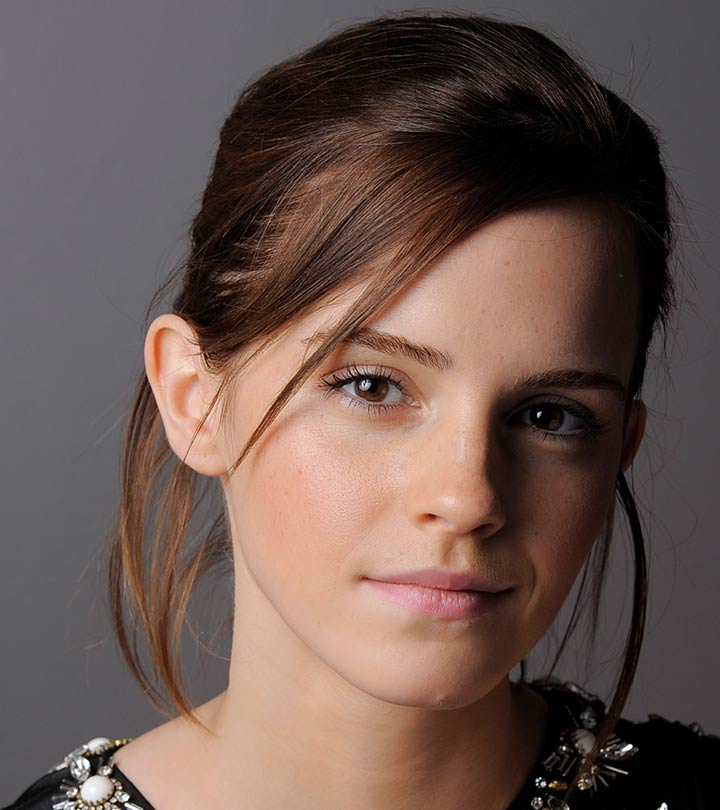
#> input picture data/a1images/emma.jpg, 720 x 810 px
$ python q6.py
#> lines starting #> are read from the running program, lines starting #| are printed output that depends on the picture
"""
(6) Derivative of Gaussian:
  (a) Consider the two–dimensional Gaussian function
  Show that its first–order partial derivatives are given by
  (b) Using NumPy, compute normalized 5×5 kernels corresponding to the derivatives of a
  Gaussian for σ=2 in the x- and y-directions.
  (c) Visualize a 51×51 derivative-of-Gaussian kernel (for either the x or y direction) as a
  3D surface plot, where the kernel coefficients represent the height.
  (d) Apply the computed derivative-of-Gaussian kernels to a given grayscale image to obtain
  the image gradients in the horizontal and vertical directions.
  (e) Using OpenCV, compute the image gradients by applying cv.Sobel(). Compare the
  results with those obtained above and comment on any observed differences.
"""

import numpy as np
import cv2 as cv
import matplotlib.pyplot as plt

# TODO Partial Derivation need to be added

size = 5
sigma = 2

ax = np.arange(-(size // 2), size // 2 + 1)
xx, yy = np.meshgrid(ax, ax)

kernel = np.exp(-(xx**2 + yy**2) / (2 * sigma**2))
kernel = kernel / np.sum(kernel)  # normalize Gaussian

kernel_x = -(xx / sigma**2) * kernel
kernel_y = -(yy / sigma**2) * kernel

# normalize
kernel_x = kernel_x / np.sum(np.abs(kernel_x))  # detects vertical edges
kernel_y = kernel_y / np.sum(np.abs(kernel_y))  # detects horizontal edges

# ----------------------------

size = 51
sigma = 10  # standard deviation

# Coordinate grid
ax = np.arange(-(size // 2), size // 2 + 1)
xx, yy = np.meshgrid(ax, ax)

# Gaussian
kernel = np.exp(-(xx**2 + yy**2) / (2 * sigma**2))
kernel /= np.sum(kernel)  # normalize Gaussian

# Derivative kernels
kernel_x = -(xx / sigma**2) * kernel
kernel_y = -(yy / sigma**2) * kernel

fig = plt.figure(figsize=(8, 6))
ax3d = fig.add_subplot(111, projection="3d")

ax3d.plot_surface(xx, yy, kernel_x, cmap="viridis")

ax3d.set_xlabel("X")
ax3d.set_ylabel("Y")
ax3d.set_zlabel("Kernel Value")
ax3d.set_title("Derivative-of-Gaussian Kernel (X-direction)")

plt.show()
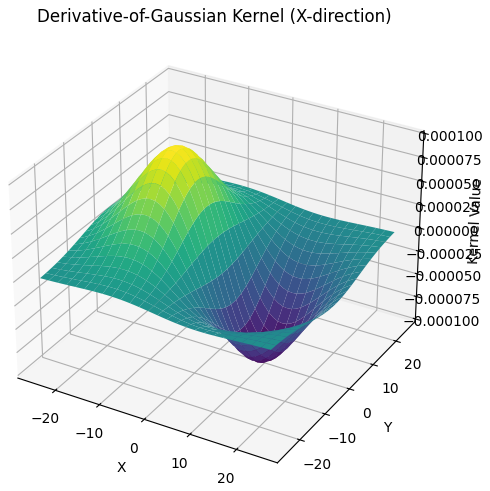
#> figure drawn by matplotlib, 1 panel
"""
Derivative of Gaussian = Gaussian × linear term
It is used to detect edges:
kernel_x → vertical edges (intensity changes along x)
kernel_y → horizontal edges (intensity changes along y)
Smoothing still happens because of the Gaussian part
"""
# -------------------------------

im = cv.imread("./data/a1images/emma.jpg", cv.IMREAD_GRAYSCALE)
#> im: shape (810, 720); min 0, max 255, mean 92.3

# image height and width
height, width = im.shape
#> height = 810; width = 720

size = 51
pad = size // 2

# Pad image to handle edges
padded = np.pad(im, pad, mode="reflect")  # reflect is better than zero padding
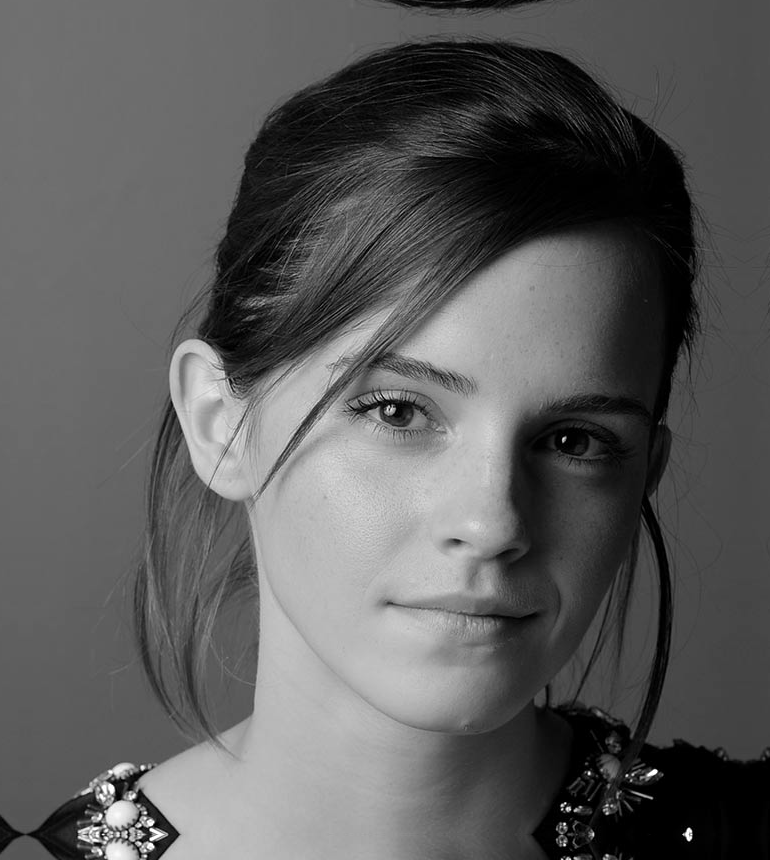
#> padded: shape (860, 770); min 0, max 255, mean 91.8

# Initialize outputs
Ix = np.zeros_like(im, dtype=float)
Iy = np.zeros_like(im, dtype=float)

# Manual convolution
for i in range(height):
    for j in range(width):
        region = padded[i : i + size, j : j + size]
        Ix[i, j] = np.sum(region * kernel_x)
        Iy[i, j] = np.sum(region * kernel_y)
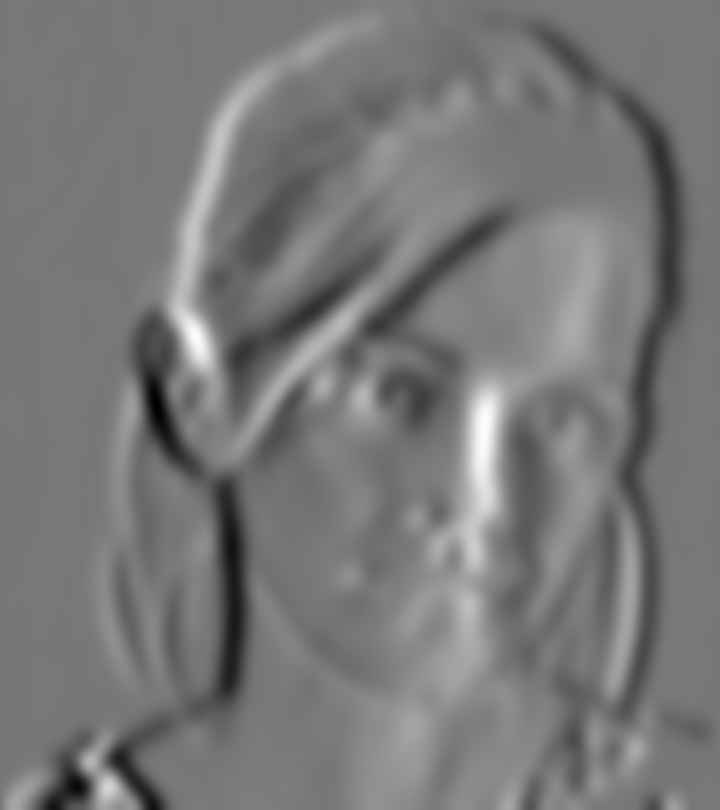
#> Ix: shape (810, 720) float64; min -4.8, max 5.46, mean 0.0461; drawn with min black and max white
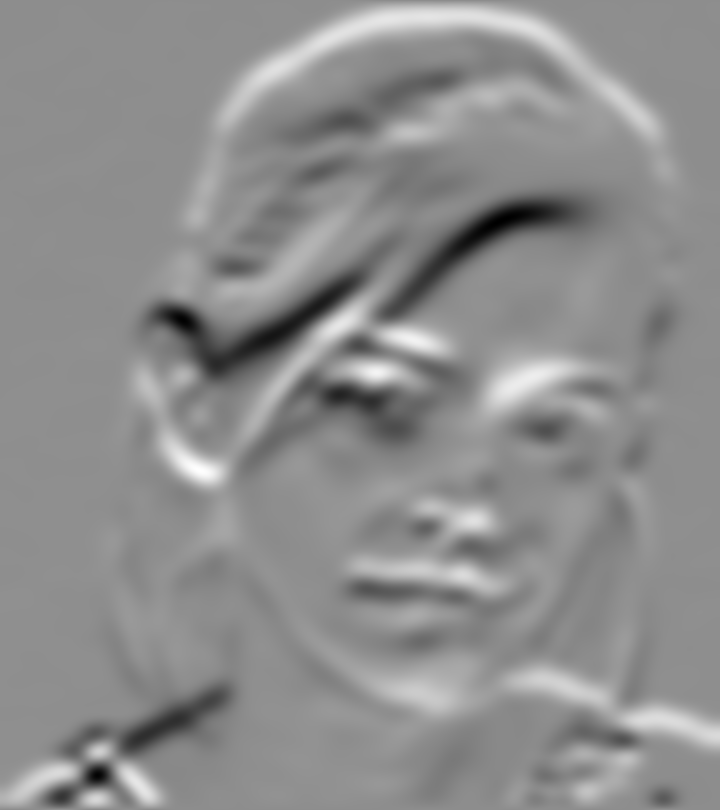
#> Iy: shape (810, 720) float64; min -4.57, max 3.64, mean 0.000464; drawn with min black and max white

gradient_magnitude = np.sqrt(Ix**2 + Iy**2)
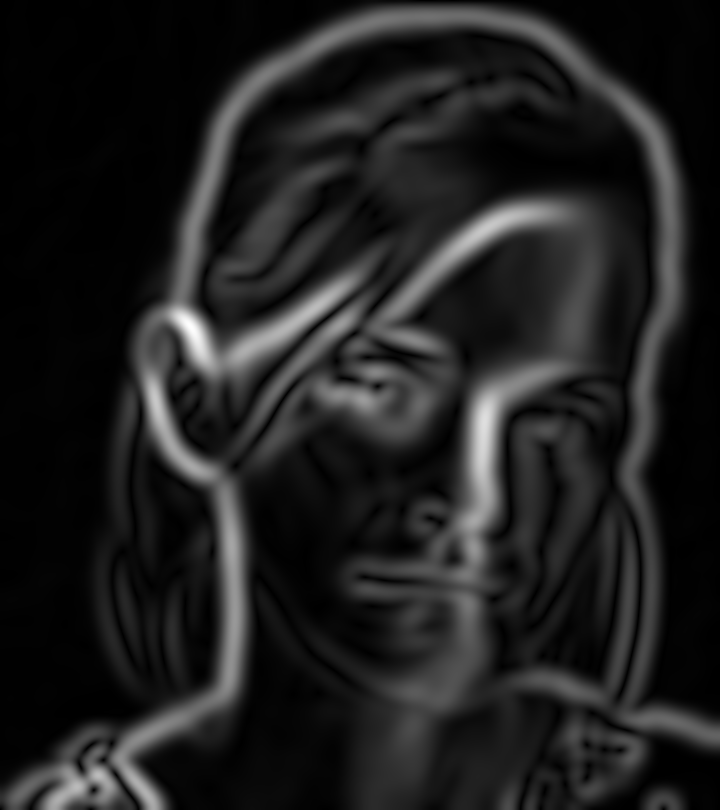
#> gradient_magnitude: shape (810, 720) float64; min 8.67e-19, max 6.3, mean 0.792; drawn with min black and max white

# Normalize for display
gradient_magnitude = (gradient_magnitude / np.max(gradient_magnitude) * 255).astype(
    np.uint8
)


plt.figure(figsize=(15, 5))

# Horizontal gradient
plt.subplot(1, 3, 1)
plt.title("Horizontal Gradient (Ix - kernel_x)")
plt.imshow(Ix, cmap="gray")
plt.axis("off")

# Vertical gradient
plt.subplot(1, 3, 2)
plt.title("Vertical Gradient (Iy - kernel_y)")
plt.imshow(Iy, cmap="gray")
plt.axis("off")

# Gradient magnitude
plt.subplot(1, 3, 3)
plt.title("Gradient Magnitude")
plt.imshow(gradient_magnitude, cmap="gray")
plt.axis("off")

plt.show()

"""
Derivative-of-Gaussian = Gaussian × linear term
Convolving with DoG kernel = smoothing + derivative → robust edge detection
This is essentially how Sobel or Canny operators work internally
"""
# ------------------------------------------------------

# compute horizontal and vertical gradients using Sobel
Ix_sobel = cv.Sobel(im, cv.CV_64F, 1, 0, ksize=5)  # dx=1, dy=0
Iy_sobel = cv.Sobel(im, cv.CV_64F, 0, 1, ksize=5)  # dx=0, dy=1

# Gradient magnitude
gradient_sobel = np.sqrt(Ix_sobel**2 + Iy_sobel**2)
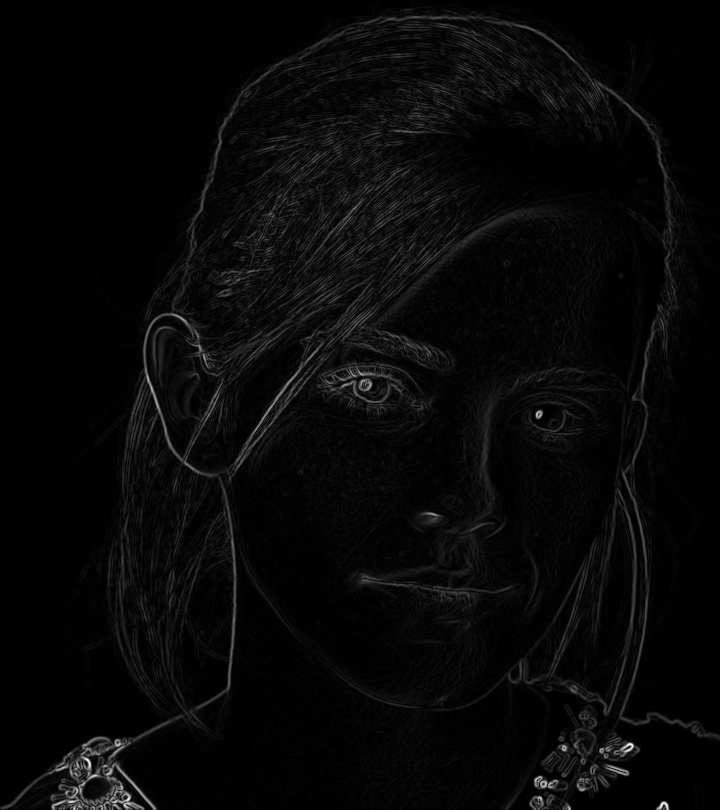
#> gradient_sobel: shape (810, 720) float64; min 0, max 11489.5, mean 363.9; drawn with min black and max white
gradient_sobel = (gradient_sobel / np.max(gradient_sobel) * 255).astype(np.uint8)

plt.figure(figsize=(15, 5))

#  DoG gradients
plt.subplot(1, 3, 1)
plt.title("Gradient Magnitude (DoG)")
plt.imshow(gradient_magnitude, cmap="gray")
plt.axis("off")

# Sobel gradients
plt.subplot(1, 3, 2)
plt.title("Gradient Magnitude (Sobel)")
plt.imshow(gradient_sobel, cmap="gray")
plt.axis("off")

# Difference
plt.subplot(1, 3, 3)
plt.title("Difference (DoG - Sobel)")
plt.imshow(np.abs(gradient_magnitude - gradient_sobel), cmap="hot")
plt.axis("off")

plt.show()
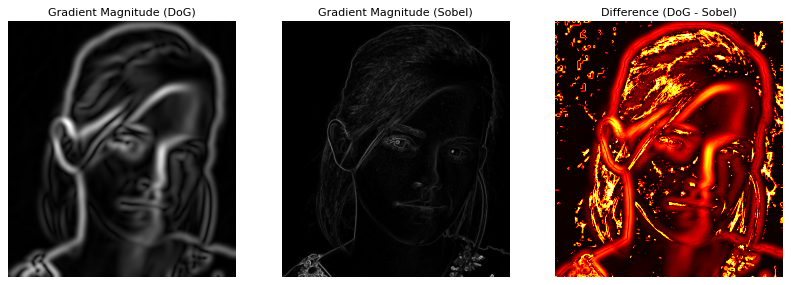
#> figure drawn by matplotlib, 3 panels

"""
Using OpenCV's Sobel is faster and convenient,
but the derivative-of-Gaussian method provides more
control over smoothing and can produce cleaner gradients in noisy images.
"""

$ run again, with data/a1images/daisy.jpg copied over data/a1images/emma.jpg
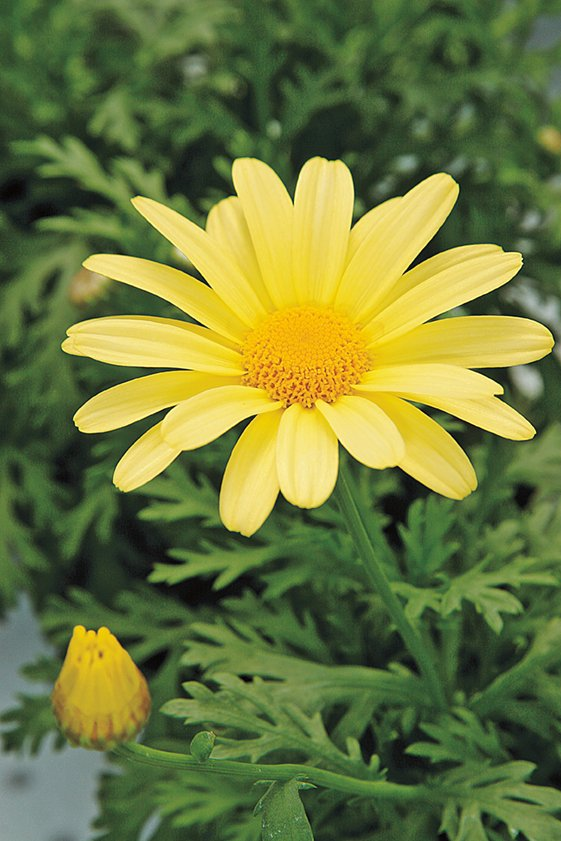
#> input picture data/a1images/daisy.jpg, 561 x 841 px
#> after the loop `for i in range(height):`:
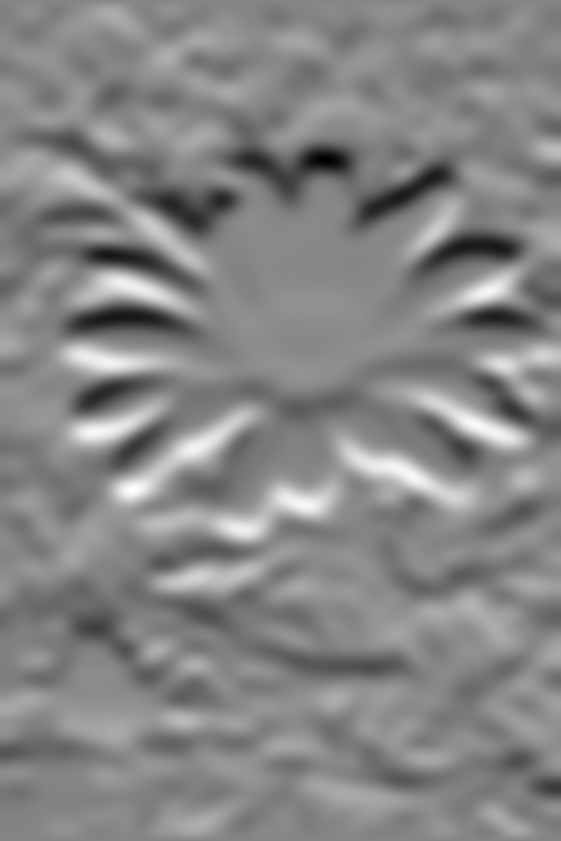
#> Iy: shape (841, 561) float64; min -6.75, max 6.12, mean 0.00179; drawn with min black and max white
#> `plt.show()`:
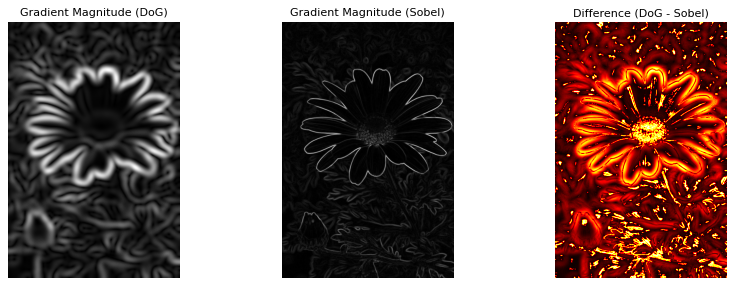
#> figure drawn by matplotlib, 3 panels

$ run again, with data/a1images/highlights_and_shadows.jpg copied over data/a1images/emma.jpg
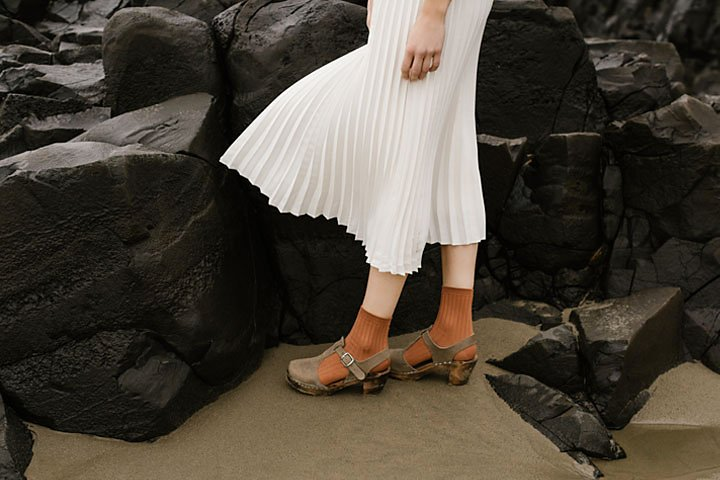
#> input picture data/a1images/highlights_and_shadows.jpg, 720 x 480 px
#> after the loop `for i in range(height):`:
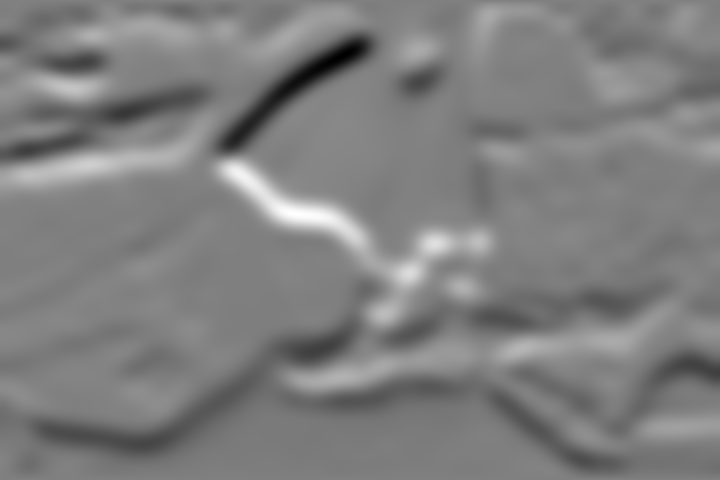
#> Iy: shape (480, 720) float64; min -7, max 6.91, mean -0.0608; drawn with min black and max white
#> `plt.show()`:
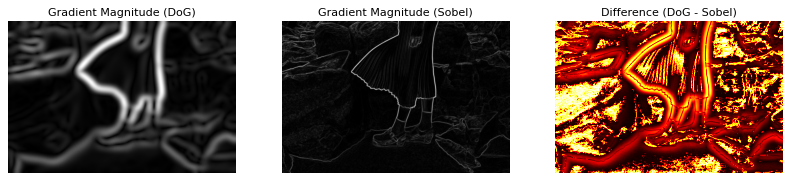
#> figure drawn by matplotlib, 3 panels

$ run again, with data/a1images/jeniffer.jpg copied over data/a1images/emma.jpg
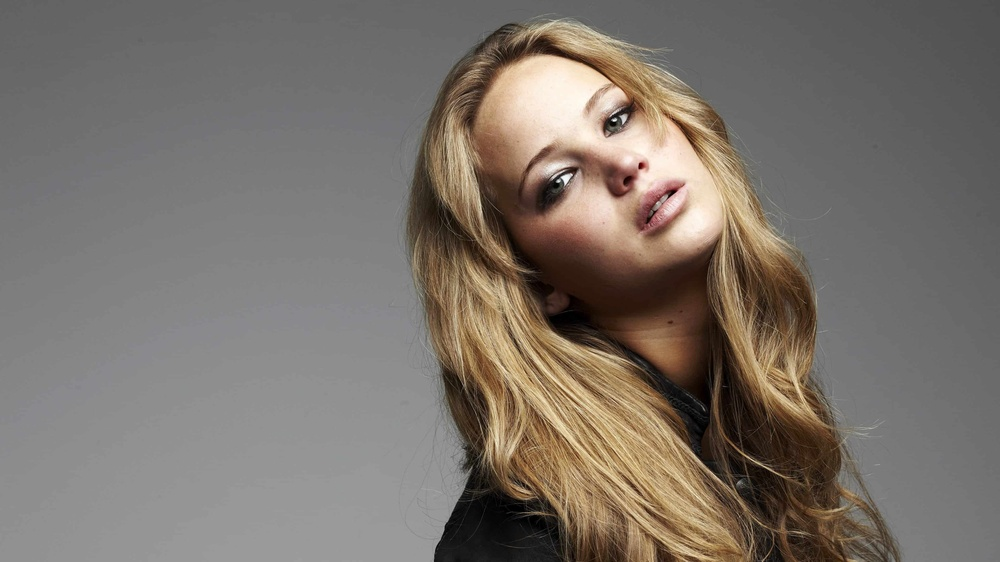
#> input picture data/a1images/jeniffer.jpg, 1000 x 562 px, shrunk from 3840 x 2160 before the run
#> `plt.show()`:
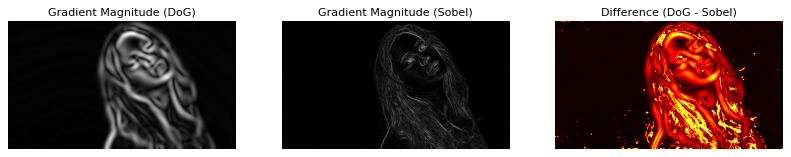
#> figure drawn by matplotlib, 3 panels
